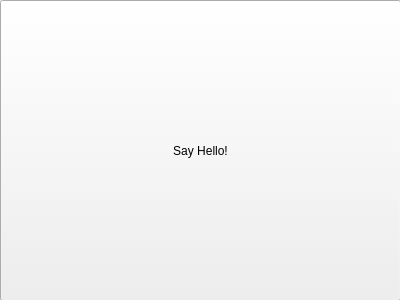
<?xml version="1.0" encoding="UTF-8"?>
<ui version="4.0">
 <class>Form</class>
 <widget class="QWidget" name="Form">
  <property name="geometry">
   <rect>
    <x>0</x>
    <y>0</y>
    <width>400</width>
    <height>300</height>
   </rect>
  </property>
  <property name="windowTitle">
   <string>Form</string>
  </property>
  <widget class="QPushButton" name="hello_button">
   <property name="geometry">
    <rect>
     <x>0</x>
     <y>0</y>
     <width>401</width>
     <height>301</height>
    </rect>
   </property>
   <property name="text">
    <string>Say Hello!</string>
   </property>
  </widget>
 </widget>
 <resources/>
 <connections/>
</ui>
